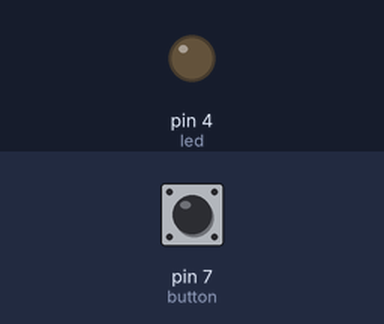
Bench run of a sketch on a simulated Arduino Uno, built with avr-gcc and run on an emulated ATmega328P. On the bench: output pins drawn as LEDs (lit = HIGH). Inputs (shaded band) come from the test bench; at power-on: pin 7 (button) LOW.

Above: at 1.2 s.
1.3 s: pin 7 (button) pulled HIGH for 0.15 s
At 1.37 s:
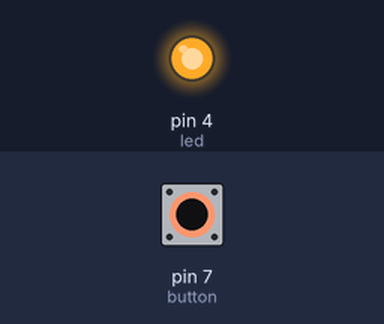
2.9 s: pin 7 (button) pulled HIGH for 3.2 s
At 6.5 s:
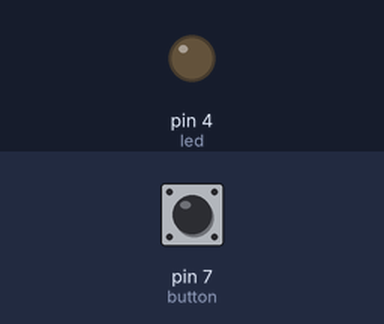
Timing chart, 0 to 8.0 s (numbered marks = the images above; inputs shaded):
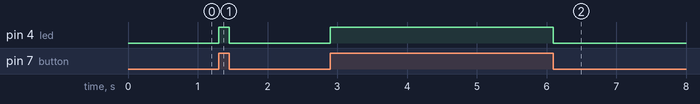

Measured:
- after the input at 1.3 s, pin 4 (led): LOW → HIGH at once, → LOW 0.15 s later
- after the input at 2.9 s, pin 4 (led): LOW → HIGH at once, → LOW 3.2 s later

The sketch:

button.ino
```cpp
int led = 4;
int button = 7;

void setup() {
  pinMode(button, INPUT);
  pinMode(led, OUTPUT);

}

void loop() {
  int info = digitalRead(button);

  digitalWrite(led, info);

}
```
